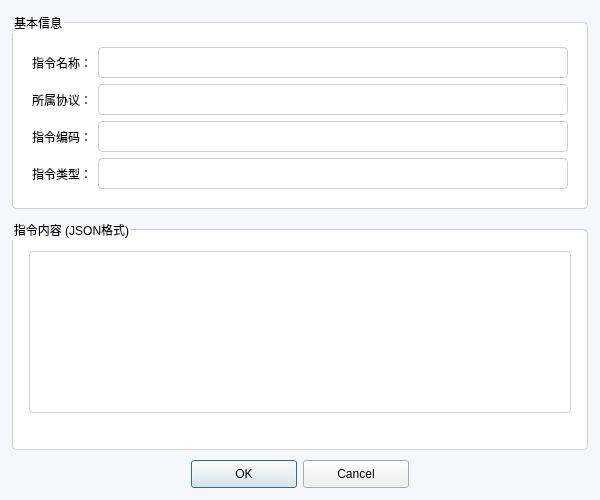
<?xml version="1.0" encoding="UTF-8"?>
<ui version="4.0">
 <class>InstructionDialog</class>
 <widget class="QDialog" name="InstructionDialog">
  <property name="geometry">
   <rect>
    <x>0</x>
    <y>0</y>
    <width>600</width>
    <height>500</height>
   </rect>
  </property>
  <property name="windowTitle">
   <string>指令编辑</string>
  </property>
  <property name="styleSheet">
   <string notr="true">
    QDialog {
        background-color: #f5f7fa;
        font-family: "Microsoft YaHei", "Segoe UI", sans-serif;
        color: black; /* 全局字体颜色设置为黑色 */
    }
    QGroupBox {
        border: 1px solid #d0d0d0;
        border-radius: 4px;
        margin-top: 10px;
        padding-top: 15px;
        padding-bottom: 10px;
        padding-left: 10px;
        padding-right: 10px;
        background-color: white;
        color: black; /* 分组框标题字体颜色 */
    }
    QLabel {
        color: black; /* 所有标签字体颜色 */
    }
   </string>
  </property>
  <layout class="QVBoxLayout" name="verticalLayout">
   <property name="spacing">
    <number>10</number>
   </property>
   <property name="leftMargin">
    <number>12</number>
   </property>
   <property name="topMargin">
    <number>12</number>
   </property>
   <property name="rightMargin">
    <number>12</number>
   </property>
   <property name="bottomMargin">
    <number>12</number>
   </property>
   <item>
    <widget class="QGroupBox" name="groupBasic">
     <property name="title">
      <string>基本信息</string>
     </property>
     <layout class="QFormLayout" name="formLayout">
      <property name="labelAlignment">
       <set>Qt::AlignRight|Qt::AlignTrailing|Qt::AlignVCenter</set>
      </property>
      <property name="formAlignment">
       <set>Qt::AlignLeading|Qt::AlignLeft|Qt::AlignVCenter</set>
      </property>
      <item row="0" column="0">
       <widget class="QLabel" name="labelName">
        <property name="text">
         <string>指令名称：</string>
        </property>
       </widget>
      </item>
      <item row="0" column="1">
       <widget class="QLineEdit" name="editName">
        <property name="styleSheet">
         <string notr="true">
          QLineEdit {
              padding: 6px 10px;
              border: 1px solid #d0d0d0;
              border-radius: 4px;
              font-size: 13px;
              background-color: white;
              color: black; /* 输入框文字颜色 */
          }
          QLineEdit:focus {
              border: 1px solid #4a90e2;
              box-shadow: 0 0 0 2px rgba(74,144,226,0.2);
          }
         </string>
        </property>
       </widget>
      </item>
      <item row="1" column="0">
       <widget class="QLabel" name="labelProtocol">
        <property name="text">
         <string>所属协议：</string>
        </property>
       </widget>
      </item>
      <item row="1" column="1">
       <widget class="QComboBox" name="comboProtocol">
        <property name="styleSheet">
         <string notr="true">
          QComboBox {
              padding: 6px 10px;
              border: 1px solid #d0d0d0;
              border-radius: 4px;
              font-size: 13px;
              background-color: white;
              color: black; /* 下拉框文字颜色 */
          }
          QComboBox::drop-down {
              width: 20px;
              border: none;
          }
          QComboBox QAbstractItemView {
              color: black; /* 下拉选项文字颜色 */
              background-color: white;
          }
         </string>
        </property>
       </widget>
      </item>
      <item row="2" column="0">
       <widget class="QLabel" name="labelCode">
        <property name="text">
         <string>指令编码：</string>
        </property>
       </widget>
      </item>
      <item row="2" column="1">
       <widget class="QLineEdit" name="editCode">
        <property name="styleSheet">
         <string notr="true">
          QLineEdit {
              padding: 6px 10px;
              border: 1px solid #d0d0d0;
              border-radius: 4px;
              font-size: 13px;
              background-color: white;
              color: black;
          }
          QLineEdit:focus {
              border: 1px solid #4a90e2;
              box-shadow: 0 0 0 2px rgba(74,144,226,0.2);
          }
         </string>
        </property>
       </widget>
      </item>
      <item row="3" column="0">
       <widget class="QLabel" name="labelType">
        <property name="text">
         <string>指令类型：</string>
        </property>
       </widget>
      </item>
      <item row="3" column="1">
       <widget class="QComboBox" name="comboType">
        <property name="styleSheet">
         <string notr="true">
          QComboBox {
              padding: 6px 10px;
              border: 1px solid #d0d0d0;
              border-radius: 4px;
              font-size: 13px;
              background-color: white;
              color: black;
          }
          QComboBox::drop-down {
              width: 20px;
              border: none;
          }
          QComboBox QAbstractItemView {
              color: black;
              background-color: white;
          }
         </string>
        </property>
       </widget>
      </item>
     </layout>
    </widget>
   </item>
   <item>
    <widget class="QGroupBox" name="groupContent">
     <property name="title">
      <string>指令内容 (JSON格式)</string>
     </property>
     <layout class="QVBoxLayout" name="verticalLayout_2">
      <property name="spacing">
       <number>6</number>
      </property>
      <property name="leftMargin">
       <number>6</number>
      </property>
      <property name="topMargin">
       <number>6</number>
      </property>
      <property name="rightMargin">
       <number>6</number>
      </property>
      <property name="bottomMargin">
       <number>6</number>
      </property>
      <item>
       <widget class="QPlainTextEdit" name="textContent">
        <property name="styleSheet">
         <string notr="true">
          QPlainTextEdit {
              font-family: "Consolas", "Courier New", monospace;
              font-size: 12px;
              border: 1px solid #d0d0d0;
              border-radius: 4px;
              padding: 4px;
              background-color: white;
              color: black; /* JSON文本颜色 */
          }
          QPlainTextEdit:focus {
              border: 1px solid #4a90e2;
              box-shadow: 0 0 0 2px rgba(74,144,226,0.2);
          }
         </string>
        </property>
       </widget>
      </item>
      <item>
       <widget class="QLabel" name="labelJsonError">
        <property name="styleSheet">
         <string notr="true">
          color: #e74c3c; /* 错误信息保持红色 */
          font-size: 12px;
         </string>
        </property>
        <property name="text">
         <string/>
        </property>
       </widget>
      </item>
     </layout>
    </widget>
   </item>
   <item>
    <widget class="QDialogButtonBox" name="buttonBox">
     <property name="styleSheet">
      <string notr="true">
       QPushButton {
           min-width: 80px;
           padding: 6px 12px;
           color: black; /* 按钮文字颜色 */
       }
      </string>
     </property>
     <property name="orientation">
      <enum>Qt::Horizontal</enum>
     </property>
     <property name="standardButtons">
      <set>QDialogButtonBox::Cancel|QDialogButtonBox::Ok</set>
     </property>
     <property name="centerButtons">
      <bool>true</bool>
     </property>
    </widget>
   </item>
  </layout>
 </widget>
 <resources/>
 <connections>
  <connection>
   <sender>buttonBox</sender>
   <signal>accepted()</signal>
   <receiver>InstructionDialog</receiver>
   <slot>accept()</slot>
  </connection>
  <connection>
   <sender>buttonBox</sender>
   <signal>rejected()</signal>
   <receiver>InstructionDialog</receiver>
   <slot>reject()</slot>
  </connection>
 </connections>
</ui>
